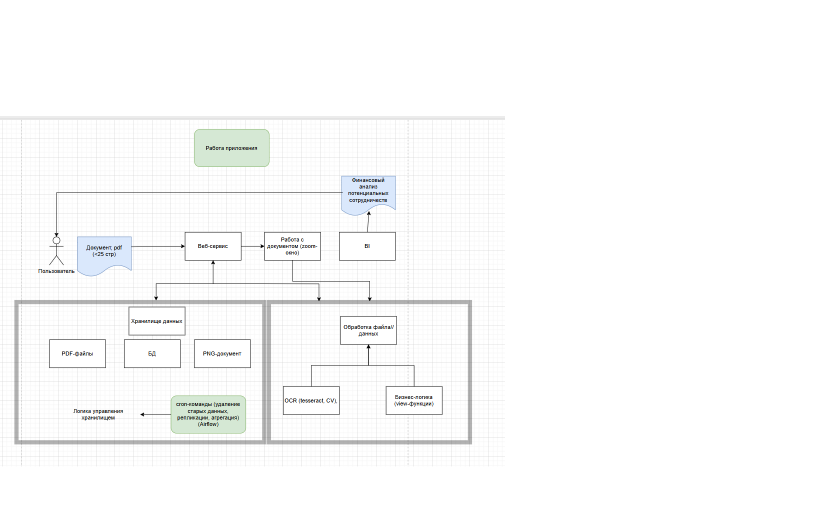
#> input picture 3333.png, 1680 x 1050 px (shown at 1/2 size)
$ python -i ocr_engine.py   (imports and definitions only)
#> lines starting #> are read from the running program, lines starting #| are printed output that depends on the picture; after the words box and inside, x2 and y2 are one past the last pixel; in counts of white or black regions, pixels touching at a corner belong together
#> further down, picture is the input picture: PIL image 1680x1050 RGB; mean R, G, B 250.3, 250.7, 250.6
from dataclasses import dataclass

import cv2
import numpy as np
import pytesseract
from PIL import Image


@dataclass(frozen=True)
class BBox01:
    x: float
    y: float
    width: float
    height: float


# [29 lines left out: functions bbox01_is_valid, crop_by_bbox01, not called in this run]


def preprocess_for_ocr(
    img: Image.Image,
) -> Image.Image:
    """Подготовка без удаления мелких точек."""
    gray = cv2.cvtColor(
        np.array(img.convert("RGB")),
        cv2.COLOR_RGB2GRAY,
    )

    # Сильно увеличиваем маленький crop.
    gray = cv2.resize(
        gray,
        None,
        fx=4,
        fy=4,
        interpolation=cv2.INTER_CUBIC,
    )
#> gray: shape (4200, 6720)

    clahe = cv2.createCLAHE(
        clipLimit=2.0,
        tileGridSize=(8, 8),
    )

    gray = clahe.apply(gray)
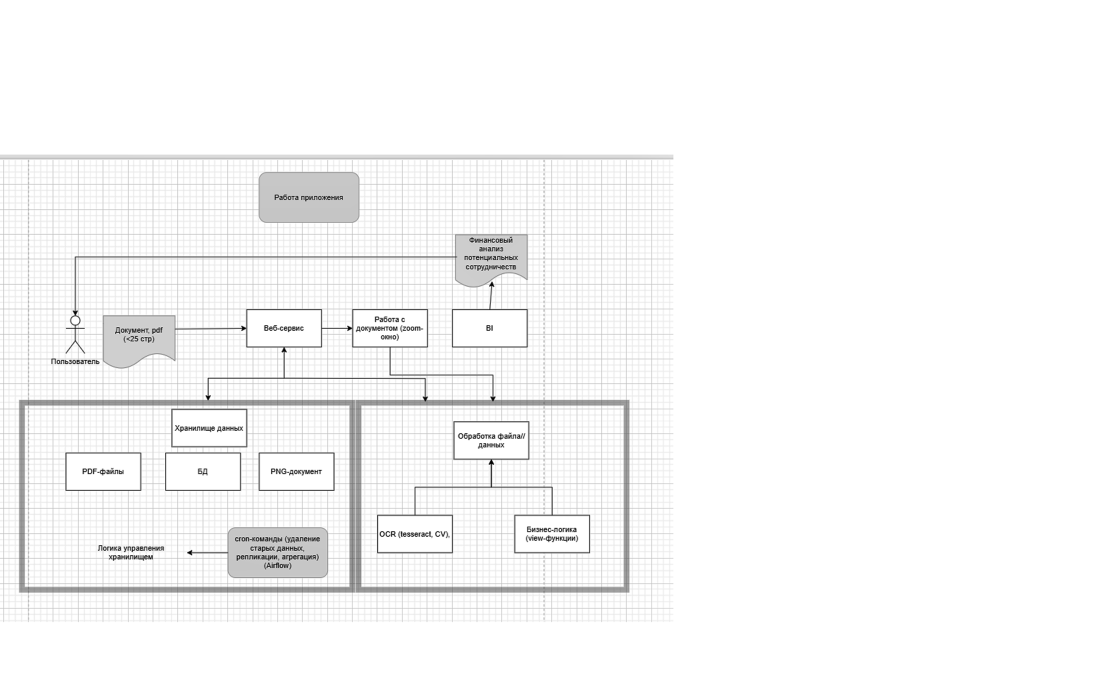
#> gray: shape (4200, 6720) (shown at 1/6 size); min 1, max 255, mean 247.8

    # Нормализация неравномерного фона.
    background = cv2.GaussianBlur(
        gray,
        (0, 0),
        21,
    )
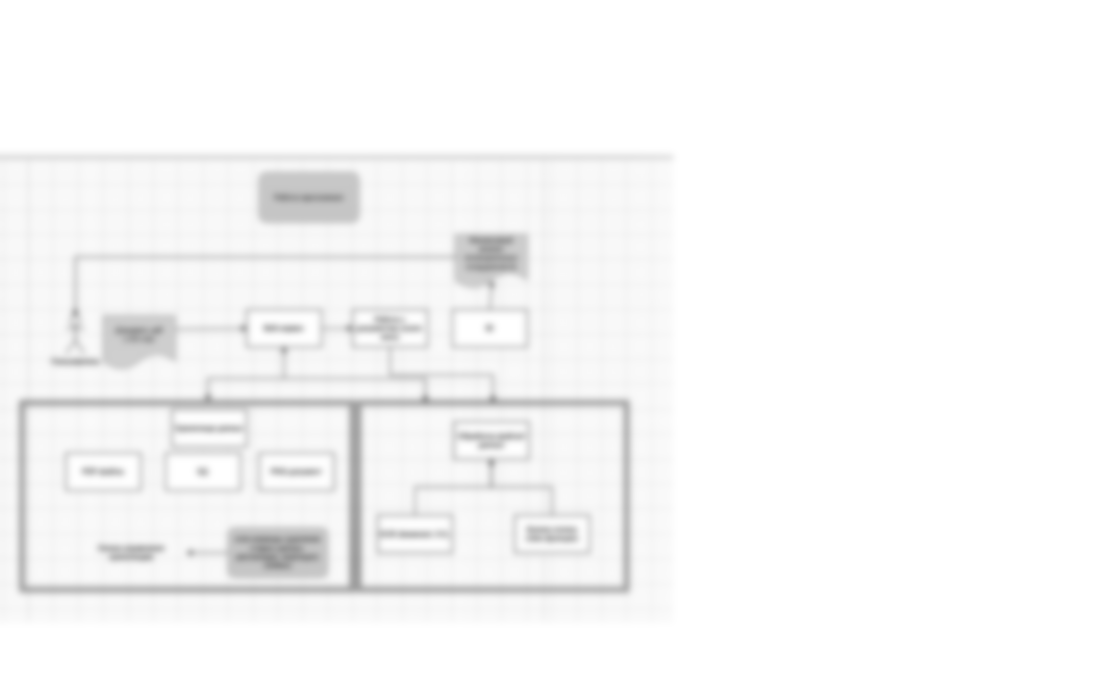
#> background: shape (4200, 6720) (shown at 1/6 size); min 149, max 255, mean 247.8

    normalized = cv2.divide(
        gray,
        background,
        scale=255,
    )
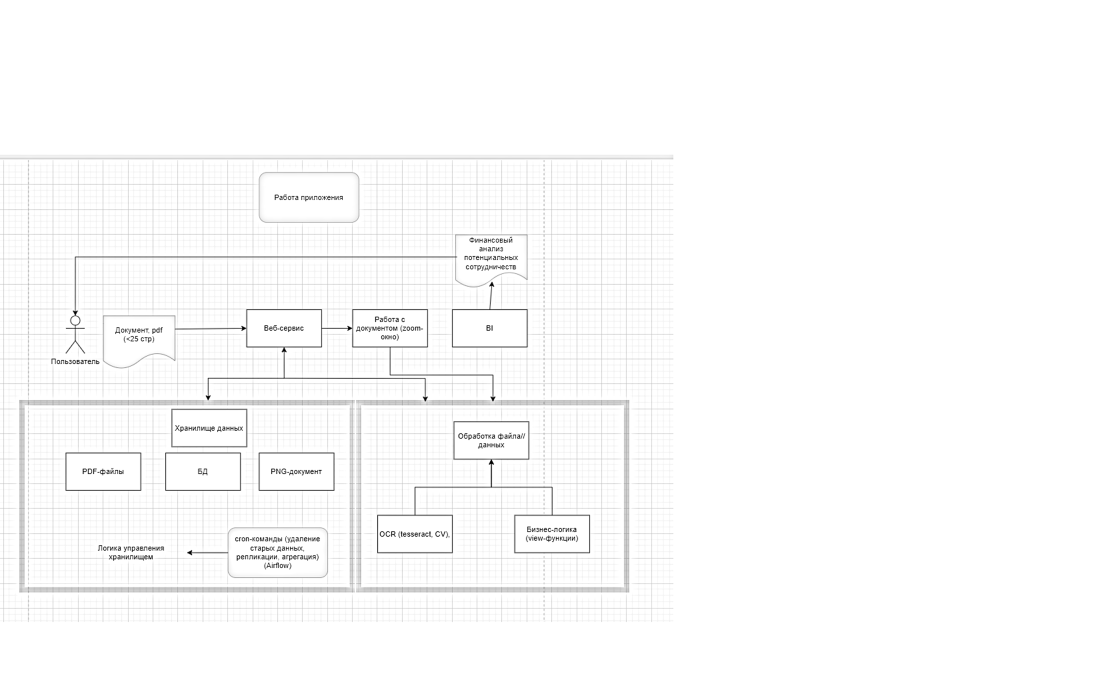
#> normalized: shape (4200, 6720) (shown at 1/6 size); min 1, max 255, mean 251.3

    # Otsu обычно лучше сохраняет точки,
    # чем aggressive adaptive threshold.
    _, bw = cv2.threshold(
        normalized,
        0,
        255,
        cv2.THRESH_BINARY + cv2.THRESH_OTSU,
    )
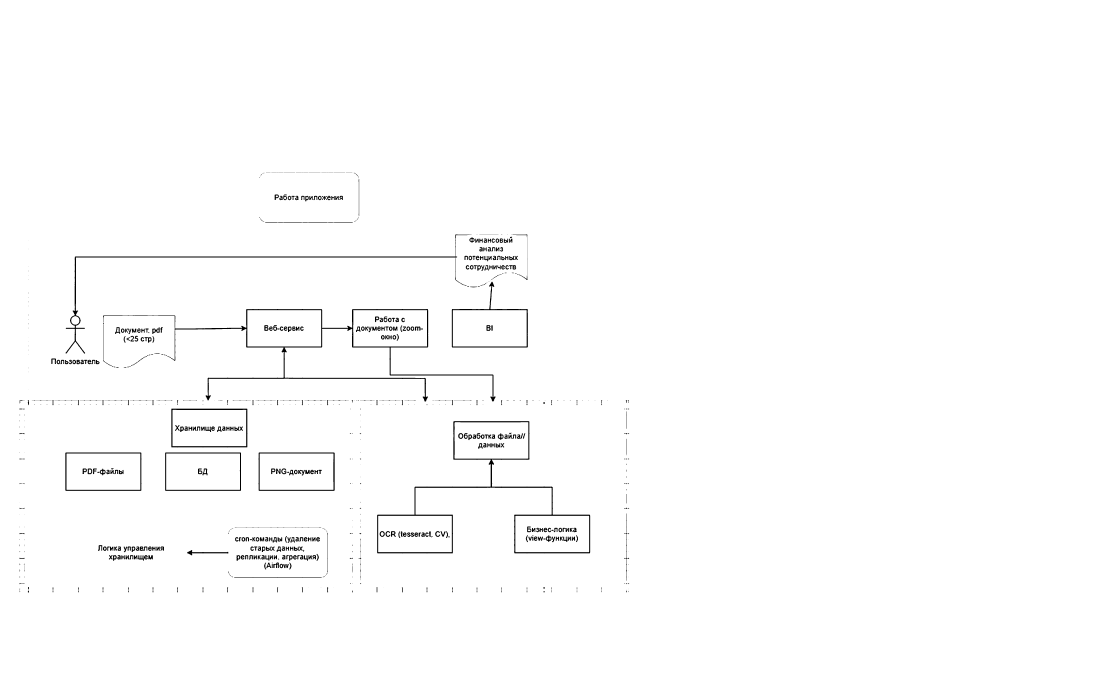
#> bw: shape (4200, 6720) (shown at 1/6 size); 99% white; 710 black regions (210 under 20 px), largest, box (x1, y1, x2, y2) and area: (618, 1854, 2973, 2409) 41450, (2263, 2527, 3541, 3321) 36165, (393, 1537, 2743, 2122) 20075

    # Tesseract не любит текст вплотную к границам.
    bw = cv2.copyMakeBorder(
        bw,
        20,
        20,
        20,
        20,
        cv2.BORDER_CONSTANT,
        value=255,
    )
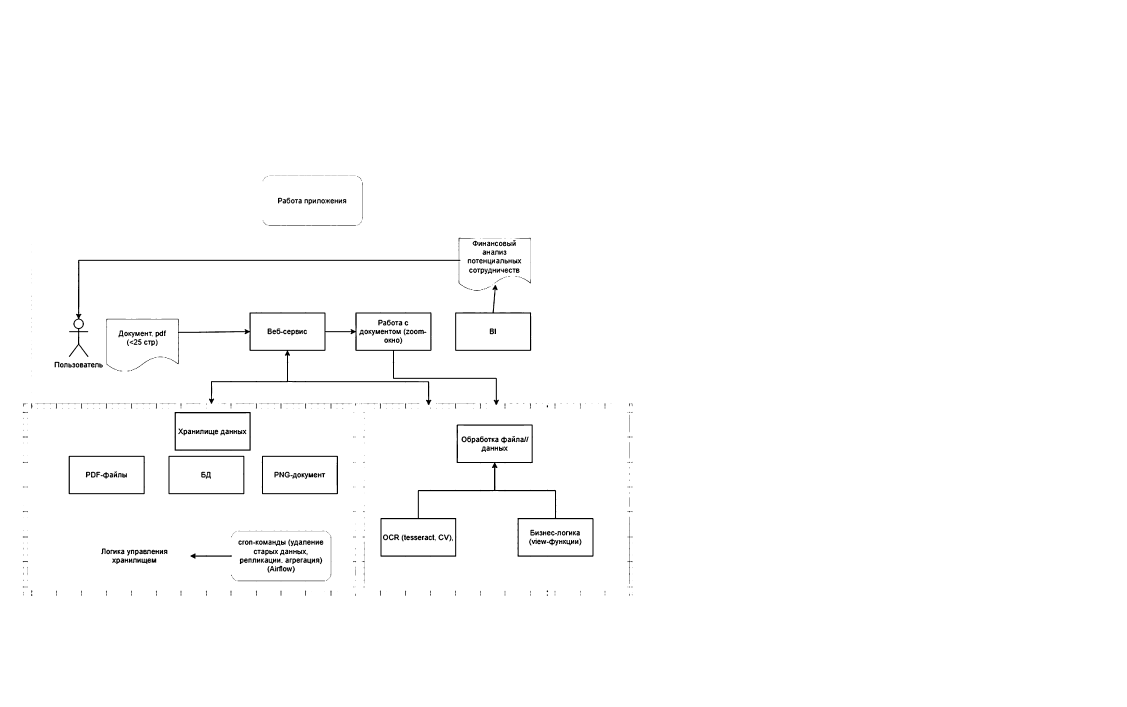
#> bw: shape (4240, 6760) (shown at 1/6 size); 99% white; 710 black regions (210 under 20 px), largest, box (x1, y1, x2, y2) and area: (638, 1874, 2993, 2429) 41450, (2283, 2547, 3561, 3341) 36165, (413, 1557, 2763, 2142) 20075

    return Image.fromarray(bw)


# [71 lines left out: functions ocr_pil_image, ocr_numeric_image, ocr_on_image_with_bbox01, not called in this run]

>>> from PIL import Image
>>> picture = Image.open('3333.png')
>>> result = preprocess_for_ocr(picture)

$ run again, on page.png
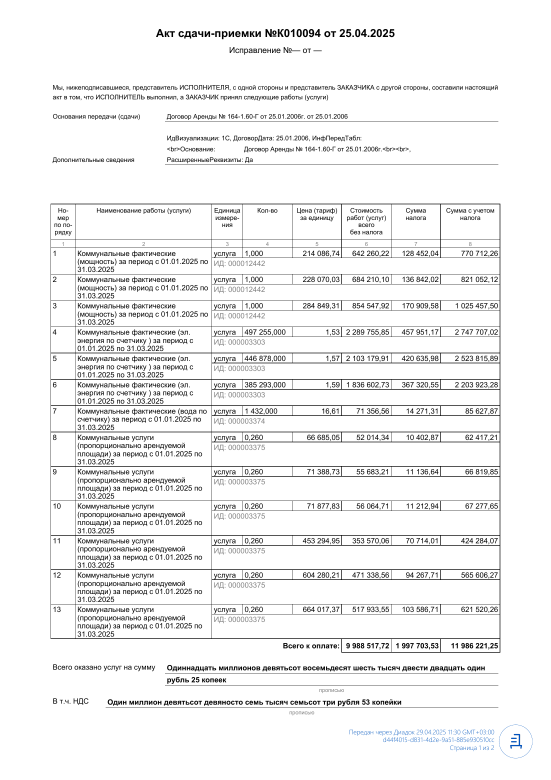
#> input picture page.png, 1653 x 2339 px (shown at 1/3 size)
#> picture is the input picture: PIL image 1653x2339 RGB; mean R, G, B 240.7, 240.7, 240.8
#> in preprocess_for_ocr, `background = cv2.GaussianBlur( gray, (0, 0), 21, )`:
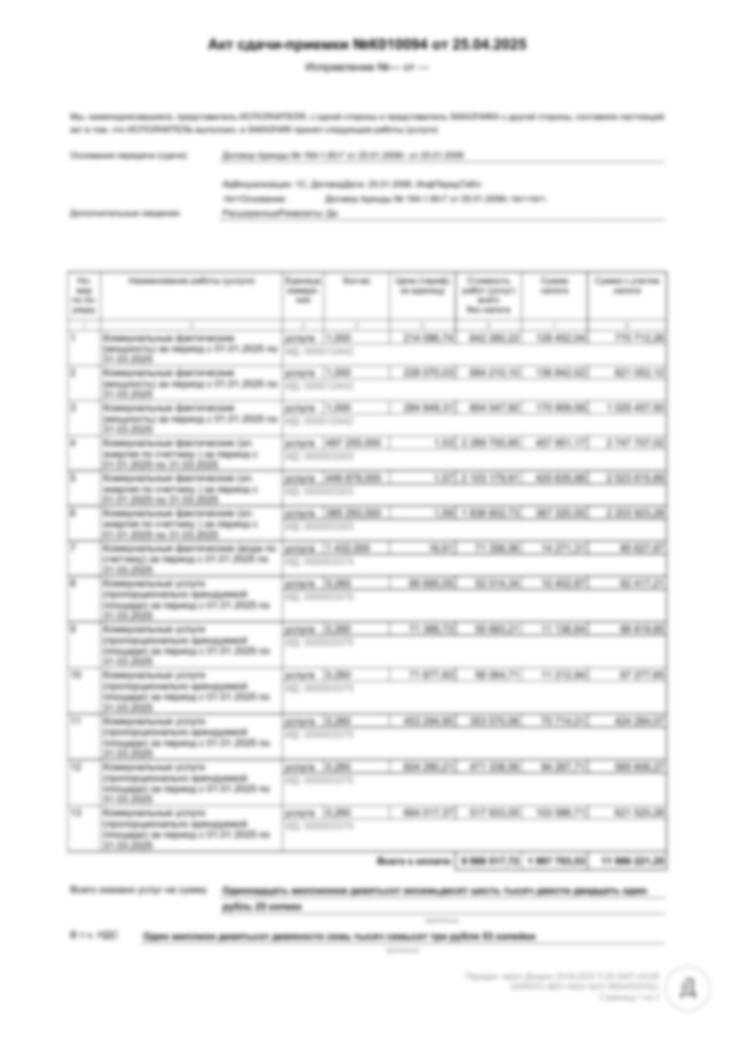
#> background: shape (9356, 6612) (shown at 1/9 size); min 97, max 255, mean 240.2
#> in preprocess_for_ocr, `bw = cv2.copyMakeBorder( bw, 20, 20, 20, 20, cv2.BORDER_CONSTANT, valu..`:
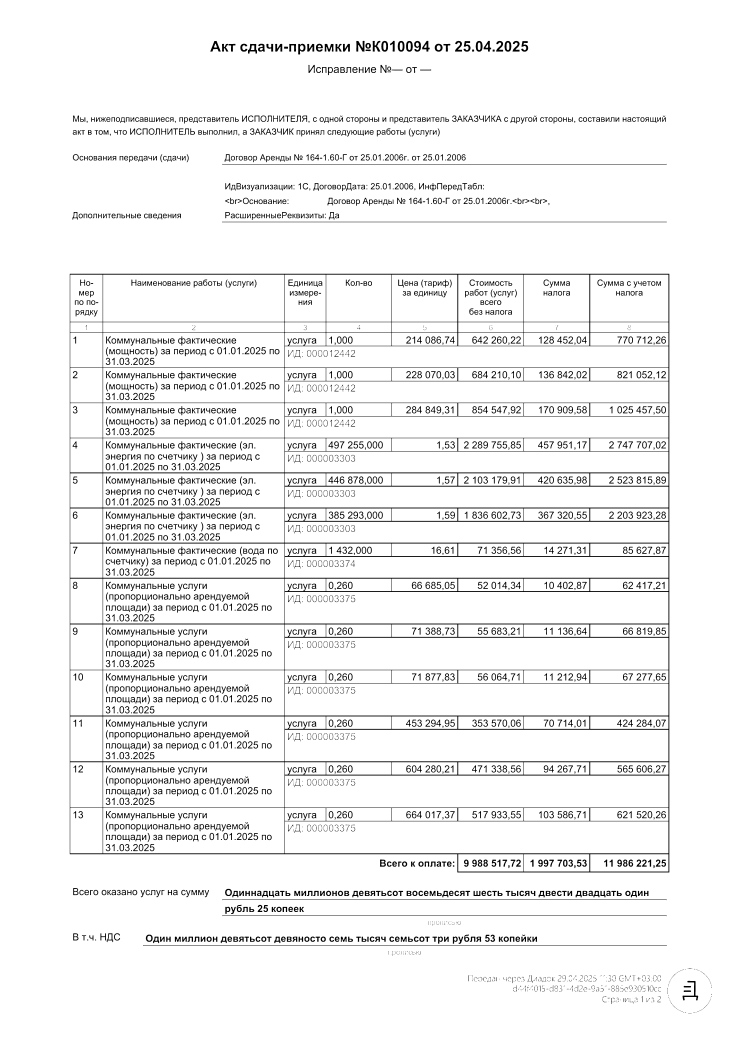
#> bw: shape (9396, 6652) (shown at 1/9 size); 94.7% white; 3246 black regions (239 under 20 px), largest, box (x1, y1, x2, y2) and area: (628, 2464, 6024, 7852) 1007653, (1288, 8507, 6000, 8513) 18862, (2000, 8095, 6000, 8101) 16015
